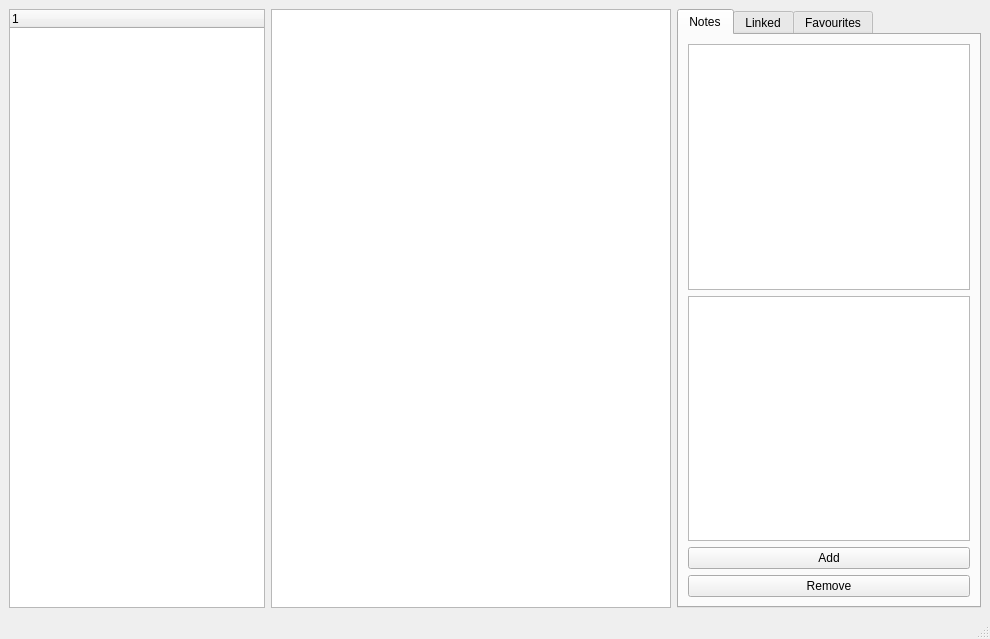
<?xml version="1.0" encoding="UTF-8"?>
<ui version="4.0">
 <class>MainWindow</class>
 <widget class="QMainWindow" name="MainWindow">
  <property name="geometry">
   <rect>
    <x>0</x>
    <y>0</y>
    <width>990</width>
    <height>639</height>
   </rect>
  </property>
  <property name="windowTitle">
   <string>MainWindow</string>
  </property>
  <widget class="QWidget" name="centralwidget">
   <layout class="QGridLayout" name="gridLayout_2">
    <item row="1" column="0">
     <layout class="QGridLayout" name="gridLayout">
      <item row="0" column="0">
       <layout class="QHBoxLayout" name="horizontalLayout">
        <item>
         <widget class="QTreeWidget" name="treeWidget">
          <property name="sizePolicy">
           <sizepolicy hsizetype="Minimum" vsizetype="Expanding">
            <horstretch>0</horstretch>
            <verstretch>0</verstretch>
           </sizepolicy>
          </property>
          <column>
           <property name="text">
            <string notr="true">1</string>
           </property>
          </column>
         </widget>
        </item>
        <item>
         <widget class="QTextBrowser" name="gdprBrowser">
          <property name="minimumSize">
           <size>
            <width>400</width>
            <height>0</height>
           </size>
          </property>
         </widget>
        </item>
        <item>
         <widget class="QTabWidget" name="tabWidget">
          <property name="minimumSize">
           <size>
            <width>300</width>
            <height>0</height>
           </size>
          </property>
          <property name="maximumSize">
           <size>
            <width>500</width>
            <height>16777215</height>
           </size>
          </property>
          <property name="currentIndex">
           <number>0</number>
          </property>
          <widget class="QWidget" name="notesTab">
           <attribute name="title">
            <string>Notes</string>
           </attribute>
           <layout class="QGridLayout" name="gridLayout_5">
            <item row="2" column="0">
             <widget class="QPushButton" name="anoteButton">
              <property name="text">
               <string>Add</string>
              </property>
             </widget>
            </item>
            <item row="3" column="0">
             <widget class="QPushButton" name="rnoteButton">
              <property name="text">
               <string>Remove</string>
              </property>
             </widget>
            </item>
            <item row="1" column="0">
             <widget class="QPlainTextEdit" name="notePad"/>
            </item>
            <item row="0" column="0">
             <widget class="QTextBrowser" name="noteBrowser"/>
            </item>
           </layout>
          </widget>
          <widget class="QWidget" name="linksTab">
           <attribute name="title">
            <string>Linked</string>
           </attribute>
           <layout class="QGridLayout" name="gridLayout_3">
            <item row="0" column="0">
             <widget class="QTextBrowser" name="linkBrowser"/>
            </item>
            <item row="1" column="0">
             <widget class="QPushButton" name="alinkButton">
              <property name="text">
               <string>Add</string>
              </property>
             </widget>
            </item>
            <item row="2" column="0">
             <widget class="QPushButton" name="rlinkButton">
              <property name="text">
               <string>Remove</string>
              </property>
             </widget>
            </item>
           </layout>
          </widget>
          <widget class="QWidget" name="favesTab">
           <attribute name="title">
            <string>Favourites</string>
           </attribute>
           <layout class="QGridLayout" name="gridLayout_4">
            <item row="2" column="0">
             <widget class="QPushButton" name="rfaveButton">
              <property name="text">
               <string>Remove</string>
              </property>
             </widget>
            </item>
            <item row="1" column="0">
             <widget class="QPushButton" name="afaveButton">
              <property name="text">
               <string>Add</string>
              </property>
             </widget>
            </item>
            <item row="0" column="0">
             <widget class="QTextBrowser" name="faveBrowser"/>
            </item>
           </layout>
          </widget>
         </widget>
        </item>
       </layout>
      </item>
     </layout>
    </item>
   </layout>
  </widget>
  <widget class="QMenuBar" name="menubar">
   <property name="geometry">
    <rect>
     <x>0</x>
     <y>0</y>
     <width>990</width>
     <height>20</height>
    </rect>
   </property>
  </widget>
  <widget class="QStatusBar" name="statusbar"/>
 </widget>
 <resources/>
 <connections/>
</ui>
